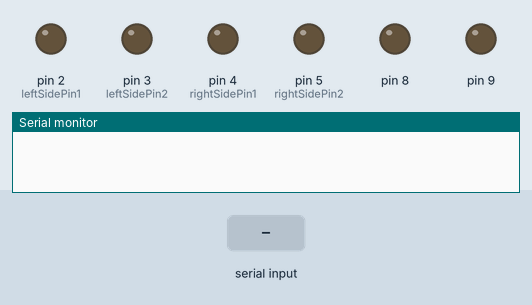
A sketch run on a simulated Arduino Uno, built with avr-gcc and run on an emulated ATmega328P. Parts: output pins drawn as LEDs (lit = HIGH), the last lines printed to the serial monitor. The inputs (shaded band) are chosen by the test bench.

Above: at 1.2 s.
1.3 s: "1" received over Serial
At 2.4 s:
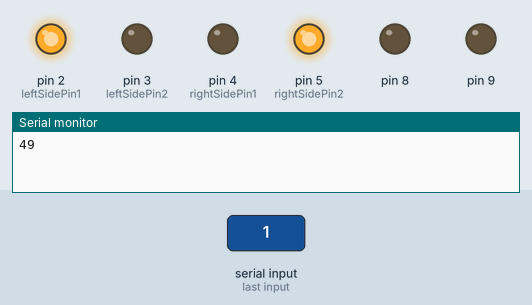
2.8 s: "2" received over Serial
At 3.5 s:
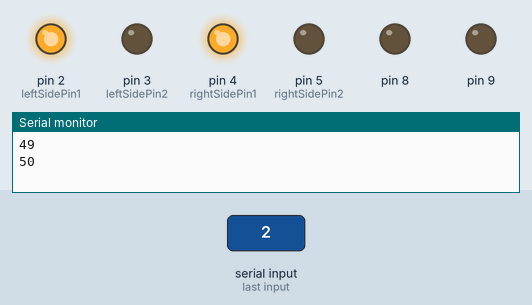
4.3 s: "3" received over Serial
At 4.7 s:
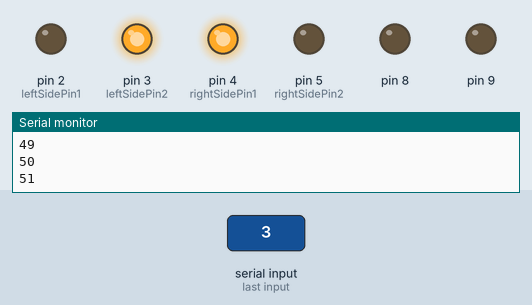
5.8 s: "4" received over Serial
At 7.0 s:
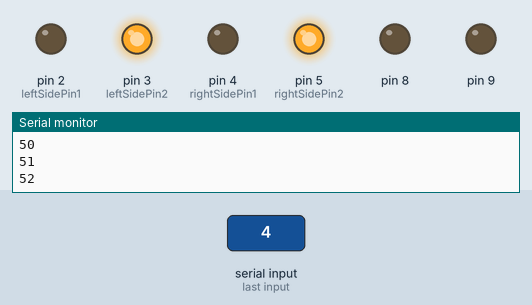
7.3 s: "5" received over Serial
At 8.2 s:
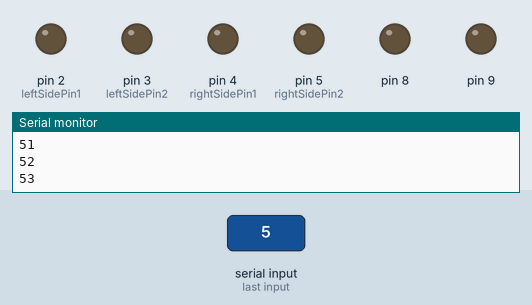
Timing chart, 0 to 9.8 s (numbered marks = the images above; inputs shaded):
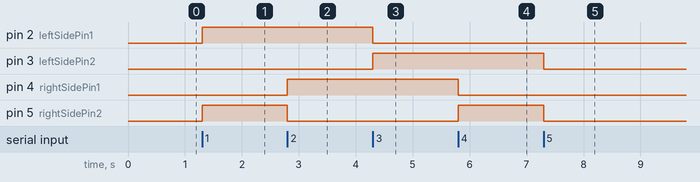

Measured:
- after the input at 1.3 s, pin 2 (leftSidePin1), pin 5 (rightSidePin2): LOW → HIGH at once
- after the input at 2.8 s, pin 4 (rightSidePin1): LOW → HIGH at once; pin 5 (rightSidePin2): HIGH → LOW at once
- after the input at 4.3 s, pin 2 (leftSidePin1): HIGH → LOW at once; pin 3 (leftSidePin2): LOW → HIGH at once
- after the input at 5.8 s, pin 4 (rightSidePin1): HIGH → LOW at once; pin 5 (rightSidePin2): LOW → HIGH at once
- after the input at 7.3 s, pin 3 (leftSidePin2), pin 5 (rightSidePin2): HIGH → LOW at once

The sketch:

RC_Car_Code.ino
```cpp
int incomingValue=0;

int leftSidePin1=2;
int leftSidePin2=3;

int rightSidePin1=4;
int rightSidePin2=5;
void setup() {
  pinMode(leftSidePin1,OUTPUT);
  pinMode(leftSidePin2,OUTPUT);
  pinMode(rightSidePin1,OUTPUT);
  pinMode(rightSidePin2,OUTPUT);

  pinMode(8,OUTPUT);
  pinMode(9,OUTPUT);
  Serial.begin(9600);
}

void loop() {
  if (Serial.available()>0){
    incomingValue=Serial.read();
    Serial.println(incomingValue);
  }


  if (incomingValue==49){
    //UP
    digitalWrite(leftSidePin1,HIGH);
    digitalWrite(leftSidePin2,LOW);
    digitalWrite(rightSidePin1,LOW);
    digitalWrite(rightSidePin2,HIGH);
  }

  else if (incomingValue==50){
    //RIGHT
    digitalWrite(leftSidePin1,HIGH);
    digitalWrite(leftSidePin2,LOW);
    digitalWrite(rightSidePin1,HIGH);
    digitalWrite(rightSidePin2,LOW);
  }

  else if (incomingValue==51){
    //BACK
    digitalWrite(leftSidePin1,LOW);
    digitalWrite(leftSidePin2,HIGH);
    digitalWrite(rightSidePin1,HIGH);
    digitalWrite(rightSidePin2,LOW);
  }

  else if (incomingValue==52){
    //LEFT
    digitalWrite(leftSidePin1,LOW);
    digitalWrite(leftSidePin2,HIGH);
    digitalWrite(rightSidePin1,LOW);
    digitalWrite(rightSidePin2,HIGH);
  }

  else if (incomingValue==53){
    //STOP
    digitalWrite(leftSidePin1,LOW);
    digitalWrite(leftSidePin2,LOW);
    digitalWrite(rightSidePin1,LOW);
    digitalWrite(rightSidePin2,LOW);
  }
}
```
